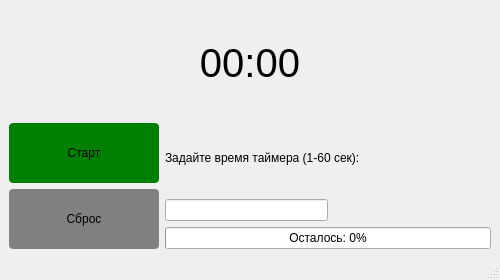
<?xml version="1.0" encoding="UTF-8"?>
<ui version="4.0">
 <class>TimerWindow</class>
 <widget class="QMainWindow" name="TimerWindow">
  <property name="geometry">
   <rect>
    <x>0</x>
    <y>0</y>
    <width>500</width>
    <height>280</height>
   </rect>
  </property>
  <property name="minimumSize">
   <size>
    <width>500</width>
    <height>280</height>
   </size>
  </property>
  <property name="windowTitle">
   <string>Интерактивный таймер</string>
  </property>
  <widget class="QWidget" name="centralwidget">
   <layout class="QVBoxLayout" name="verticalLayout_3">
    <item>
     <widget class="QLabel" name="txtOutputTimer">
      <property name="font">
       <font>
        <pointsize>30</pointsize>
       </font>
      </property>
      <property name="text">
       <string>00:00</string>
      </property>
      <property name="textFormat">
       <enum>Qt::AutoText</enum>
      </property>
      <property name="scaledContents">
       <bool>false</bool>
      </property>
      <property name="alignment">
       <set>Qt::AlignCenter</set>
      </property>
      <property name="wordWrap">
       <bool>false</bool>
      </property>
     </widget>
    </item>
    <item>
     <layout class="QHBoxLayout" name="horizontalLayout_2">
      <item>
       <layout class="QVBoxLayout" name="verticalLayout">
        <item>
         <widget class="QPushButton" name="btnStartPause">
          <property name="minimumSize">
           <size>
            <width>150</width>
            <height>60</height>
           </size>
          </property>
          <property name="styleSheet">
           <string notr="true">QPushButton {
background: green;
color: black;
border-radius: 4px;   
 }</string>
          </property>
          <property name="text">
           <string>Старт</string>
          </property>
         </widget>
        </item>
        <item>
         <widget class="QPushButton" name="btnReset">
          <property name="minimumSize">
           <size>
            <width>150</width>
            <height>60</height>
           </size>
          </property>
          <property name="styleSheet">
           <string notr="true">QPushButton {
background: gray;
color: black;
border-radius: 4px;   
 }</string>
          </property>
          <property name="text">
           <string>Сброс</string>
          </property>
         </widget>
        </item>
       </layout>
      </item>
      <item>
       <layout class="QVBoxLayout" name="verticalLayout_2">
        <item>
         <widget class="QLabel" name="labelInput">
          <property name="font">
           <font>
            <kerning>true</kerning>
           </font>
          </property>
          <property name="text">
           <string>Задайте время таймера (1-60 сек):</string>
          </property>
          <property name="wordWrap">
           <bool>false</bool>
          </property>
         </widget>
        </item>
        <item>
         <layout class="QHBoxLayout" name="horizontalLayout">
          <item>
           <widget class="QLineEdit" name="leInputSec"/>
          </item>
          <item>
           <spacer name="horizontalSpacer">
            <property name="orientation">
             <enum>Qt::Horizontal</enum>
            </property>
            <property name="sizeHint" stdset="0">
             <size>
              <width>100</width>
              <height>17</height>
             </size>
            </property>
           </spacer>
          </item>
         </layout>
        </item>
        <item>
         <widget class="QProgressBar" name="prbarTimer">
          <property name="font">
           <font>
            <weight>50</weight>
            <bold>false</bold>
            <strikeout>false</strikeout>
           </font>
          </property>
          <property name="value">
           <number>0</number>
          </property>
          <property name="textVisible">
           <bool>true</bool>
          </property>
          <property name="orientation">
           <enum>Qt::Horizontal</enum>
          </property>
          <property name="invertedAppearance">
           <bool>false</bool>
          </property>
          <property name="textDirection">
           <enum>QProgressBar::TopToBottom</enum>
          </property>
          <property name="format">
           <string>Осталось: %p%</string>
          </property>
         </widget>
        </item>
       </layout>
      </item>
     </layout>
    </item>
   </layout>
  </widget>
  <widget class="QMenuBar" name="menubar">
   <property name="geometry">
    <rect>
     <x>0</x>
     <y>0</y>
     <width>500</width>
     <height>24</height>
    </rect>
   </property>
  </widget>
  <widget class="QStatusBar" name="statusbar"/>
 </widget>
 <resources/>
 <connections/>
</ui>
